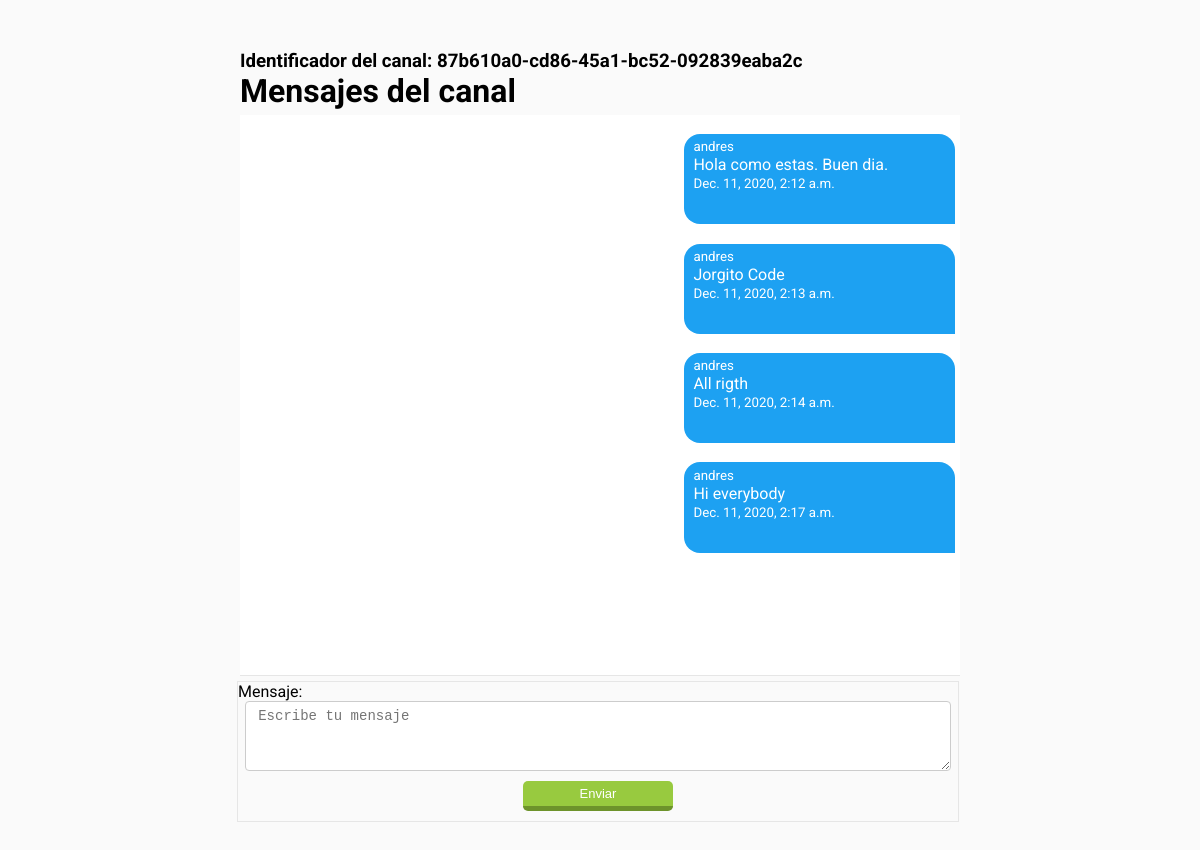
The page /canal/87b610a0cd8645a1bc52092839eaba2c (signed in) on the database as committed earlier.
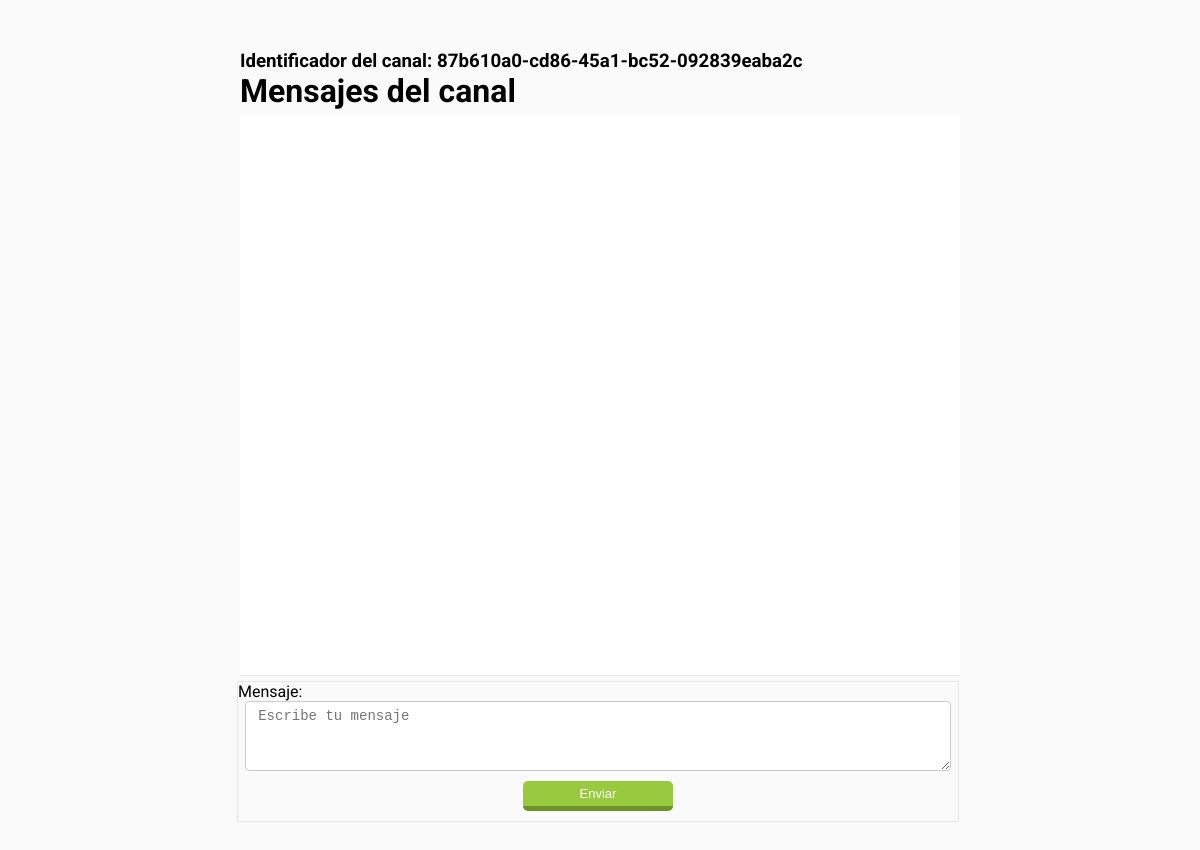
The same page on the database as committed later.
### Dm/models.py (models this page shows)
class ModelBase(models.Model):
	id = models.UUIDField(default=uuid.uuid4, primary_key=True, db_index=True, editable=False)
	tiempo = models.DateTimeField(auto_now_add=True)
	actualizar = models.DateTimeField(auto_now=True)
	class Meta:
		abstract = True

class Canal(ModelBase):
	usuarios = models.ManyToManyField(User, blank=True, through=CanalUsuario)
	objects = CanalManager()

class CanalMensaje(ModelBase):
	canal   = models.ForeignKey("Canal", on_delete=models.CASCADE)
	usuario = models.ForeignKey(User, on_delete=models.CASCADE)
	texto =  models.TextField()

### Dm/views.py (the view)
class CanalDetailView(LoginRequiredMixin, CanalFormMixin, DetailView):
	template_name= 'Dm/canal_detail.html'
	queryset = Canal.objects.all()
	def get_context_data(self, *args, **kwargs):
		context = super().get_context_data(*args, **kwargs)
		obj = context['object']
		print(obj)
		context['si_canal_mienbro'] = self.request.user in obj.usuarios.all()
		return context

### Dm/forms.py
class FormMensajes(forms.Form):
	mensaje = forms.CharField(widget=forms.Textarea(attrs = {
			"class": "formulario_ms",
			"placeholder":"Escribe tu mensaje"
		}))

### template/Dm/canal_detail.html (shortened to what this page needs)
{% extends 'base.html' %}
{% block contenedor %}
	<h3>Identificador del canal: {{object.id}}</h3>
	<h1>Mensajes del canal</h1>
	<div id="contenedor_ms">
	{% for mensaje in object.canalmensaje_set.all %}
		<div class="div_ms {% if request.user == mensaje.usuario %}mis_mensajes
		{% else %} tus_mensajes{% endif %}">
			<small>{{mensaje.usuario}}</small>
			<p>{{mensaje.texto}}</p>
			<small>{{mensaje.tiempo}}</small>
		</div>
	{% endfor %}
	</div>
	<div class="div_form_ms">
		<form id="form_submit" action="{{ request.path }}" method="POST">
			{{form.as_p}}
			<button type="submit" class="btn_enviar">
				Enviar
			</button>
	</form>
	</div>
{% endblock %}

### template/base.html (shortened to what this page needs)
<!DOCTYPE html>
<html>
<head>
</head>
<body>
	<div class="div_main">
		{% block contenedor %}
		{% endblock %}
	</div>
</body>
</html>

### template/base.html (style rules this page uses)
* { margin: 0; padding: 0; }
body { background:#fafafa; }
h1, h2, h3, p, small { font-family: 'Roboto', sans-serif; }
.div_main { width: 60%; margin: 50px auto; }

### template/Dm/canal_detail.html (style rules this page uses)
#contenedor_ms { width: 100%; height: calc(70vh); margin: 5px 0; overflow-y: auto; border-bottom: 1px solid #e6e6e6; background: #fff; }
.div_form_ms { width: 100%; margin-top: 5px; margin-bottom: 5px; margin-left: -3px; border:1px solid #e6e6e6; }
#id_mensaje { display: block; padding: 6px 12px; margin-left: 1%; margin-right: 1%; width: 98%; min-width: 98%; max-width: 98%; height: 70px; min-height: 70px; max-height: 70px; box-sizing: border-box; font-size: 14px; color: #333; border:1px solid #ccc; border-radius: 4px; }
.btn_enviar { background: #98ca3f; color: #fff; padding: 5px 10px; border-radius: 5px; border:none; outline: none; border-bottom: 5px solid #6d932b; width: 150px; cursor: pointer; display: block; margin: 10px auto; font-size: 13px; transition: 0.3; }

Rows that differ between the two databases and show on the page:
removed CanalMensaje: usuario "andres", texto "Hola como estas. Buen dia.", tiempo "Dec. 11, 2020, 2:12 a.m."
removed CanalMensaje: usuario "andres", texto "Jorgito Code", tiempo "Dec. 11, 2020, 2:13 a.m."
removed CanalMensaje: usuario "andres", texto "All rigth", tiempo "Dec. 11, 2020, 2:14 a.m."
removed CanalMensaje: usuario "andres", texto "Hi everybody", tiempo "Dec. 11, 2020, 2:17 a.m."
